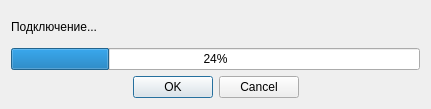
<?xml version="1.0" encoding="UTF-8"?>
<ui version="4.0">
 <class>Connect</class>
 <widget class="QDialog" name="Connect">
  <property name="geometry">
   <rect>
    <x>0</x>
    <y>0</y>
    <width>431</width>
    <height>109</height>
   </rect>
  </property>
  <property name="sizePolicy">
   <sizepolicy hsizetype="Maximum" vsizetype="Preferred">
    <horstretch>0</horstretch>
    <verstretch>0</verstretch>
   </sizepolicy>
  </property>
  <property name="minimumSize">
   <size>
    <width>431</width>
    <height>0</height>
   </size>
  </property>
  <property name="maximumSize">
   <size>
    <width>431</width>
    <height>16777215</height>
   </size>
  </property>
  <property name="windowTitle">
   <string>Dialog</string>
  </property>
  <layout class="QVBoxLayout" name="verticalLayout">
   <item>
    <widget class="QLabel" name="label">
     <property name="text">
      <string>Подключение...</string>
     </property>
    </widget>
   </item>
   <item>
    <widget class="QProgressBar" name="progressBar">
     <property name="value">
      <number>24</number>
     </property>
     <property name="alignment">
      <set>Qt::AlignCenter</set>
     </property>
    </widget>
   </item>
   <item>
    <widget class="QDialogButtonBox" name="buttonBox">
     <property name="orientation">
      <enum>Qt::Horizontal</enum>
     </property>
     <property name="standardButtons">
      <set>QDialogButtonBox::Cancel|QDialogButtonBox::Ok</set>
     </property>
     <property name="centerButtons">
      <bool>true</bool>
     </property>
    </widget>
   </item>
  </layout>
 </widget>
 <resources/>
 <connections>
  <connection>
   <sender>buttonBox</sender>
   <signal>accepted()</signal>
   <receiver>Connect</receiver>
   <slot>accept()</slot>
   <hints>
    <hint type="sourcelabel">
     <x>248</x>
     <y>254</y>
    </hint>
    <hint type="destinationlabel">
     <x>157</x>
     <y>274</y>
    </hint>
   </hints>
  </connection>
  <connection>
   <sender>buttonBox</sender>
   <signal>rejected()</signal>
   <receiver>Connect</receiver>
   <slot>reject()</slot>
   <hints>
    <hint type="sourcelabel">
     <x>316</x>
     <y>260</y>
    </hint>
    <hint type="destinationlabel">
     <x>286</x>
     <y>274</y>
    </hint>
   </hints>
  </connection>
 </connections>
</ui>
